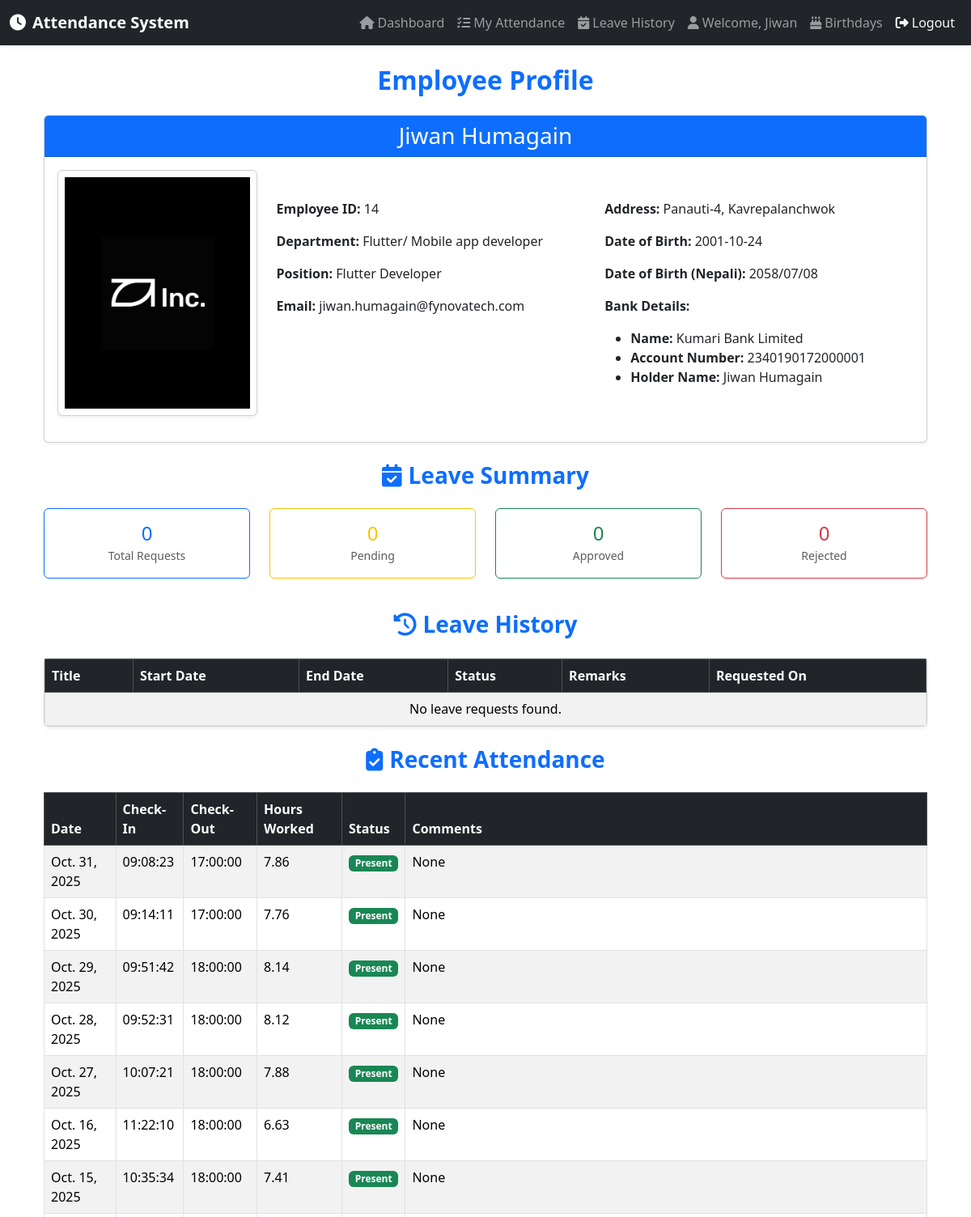
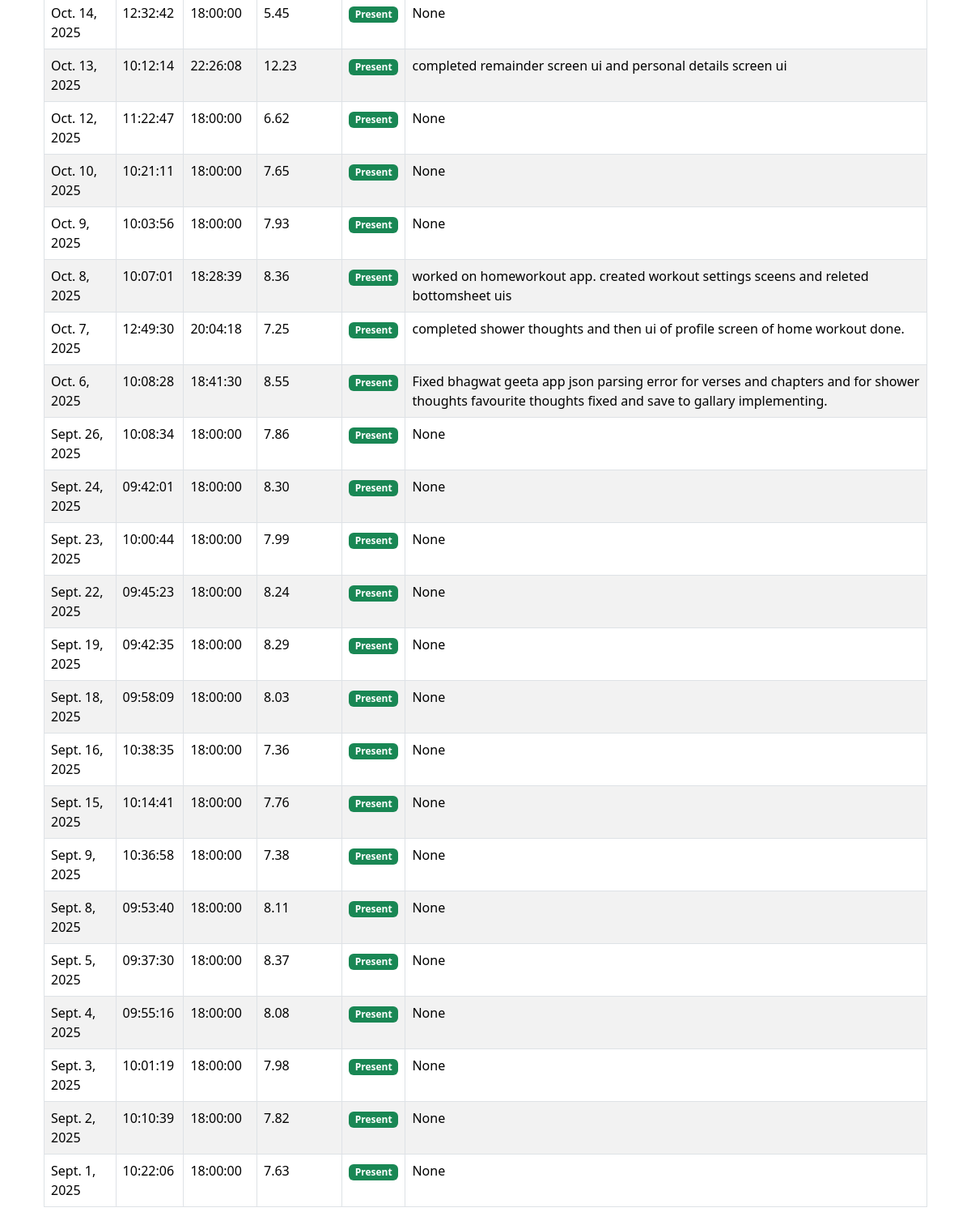
Screenshot of /profile/ (signed in) with the database file from the repository (2 pictures, top to bottom).
### attendance/models.py (models this page shows, shortened)
class Employee(models.Model):
    user = models.OneToOneField(User, on_delete=models.CASCADE)
    employee_id = models.CharField(max_length=10, unique=True)
    first_name = models.CharField(max_length=50)
    last_name = models.CharField(max_length=50)
    department = models.ForeignKey(Department, on_delete=models.SET_NULL, null=True)
    email = models.EmailField(unique=True)
    address = models.TextField(blank=True, null=True)
    position = models.CharField(max_length=100, blank=True, null=True)
    dob = models.DateField(blank=True, null=True)
    dob_nepali = models.CharField(max_length=10, blank=True, null=True)  # Format: YYYY/MM/DD in BS
    bank_account_number = models.CharField(max_length=50, blank=True, null=True)
    bank_name = models.CharField(max_length=100, blank=True, null=True)
    bank_account_holder_name = models.CharField(max_length=100, blank=True, null=True)
    photo = models.ImageField(upload_to='employee_photos/', blank=True, null=True)
    monthly_salary = models.DecimalField(
        max_digits=10, decimal_places=2, default=0.00,
        help_text="Monthly base salary in NPR")

class Department(models.Model):
    name = models.CharField(max_length=100)
    def __str__(self):
        return self.name

class Attendance(models.Model):
    employee = models.ForeignKey('Employee', on_delete=models.CASCADE)
    check_in = models.DateTimeField(null=True, blank=True)
    check_out = models.DateTimeField(null=True, blank=True)
    hours_worked = models.FloatField(null=True, blank=True)
    date = models.DateField(default=timezone.now)
    comments = models.TextField(blank=True, null=True)
    todo_tasks = models.TextField(blank=True, null=True, help_text="Tasks to do for the day (check-in)")
    completed_tasks = models.TextField(blank=True, null=True, help_text="Tasks completed (check-out)")
    status = models.CharField(max_length=10, default='Present', choices=[
        ('Present', 'Present'),
        ('Absent', 'Absent')
    ])

### attendance/views.py (the view)
# urls.py: path('profile/', views.employee_profile, name='employee_profile'),
@login_required
def employee_profile(request):
    try:
        employee = request.user.employee
    except Employee.DoesNotExist:
        messages.error(request, "You are not registered as an employee.")
        return redirect('login')
    attendance_records = Attendance.objects.filter(employee=employee).order_by('-date')[:30]
    leave_requests = LeaveRequest.objects.filter(employee=employee).order_by('-created_at')[:10]
    leave_stats = {
        'total': LeaveRequest.objects.filter(employee=employee).count(),
        'pending': LeaveRequest.objects.filter(employee=employee, status='Pending').count(),
        'approved': LeaveRequest.objects.filter(employee=employee, status='Approved').count(),
        'rejected': LeaveRequest.objects.filter(employee=employee, status='Rejected').count(),
    }
    return render(request, 'attendance/employee/employee_profile.html', {
        'employee': employee,
        'attendance_records': attendance_records,
        'leave_requests': leave_requests,
        'leave_stats': leave_stats,
    })

### attendance/templates/attendance/employee/employee_profile.html (shortened to what this page needs)
{% extends 'attendance/base.html' %}
{%load static%}
{% block content %}
<div class="container">
    <h2 class="mb-4 fw-bold text-center text-primary">Employee Profile</h2>
    <div class="card shadow-sm mb-4 profile-card">
        <div class="card-header bg-primary text-white text-center">
            <h3 class="mb-0">{{ employee.first_name }} {{ employee.last_name }}</h3>
        </div>
        <div class="card-body">
            <div class="row align-items-center">
                <div class="col-md-3 text-center mb-3">
                    <div class="card shadow-sm p-2">
                        <img src="{% if employee.photo %}{{ employee.photo.url }}{% else %}{% static 'attendance/img/default_image.jpg' %}{% endif %}" alt="Profile Picture" class="profile-img">
                    </div>
                </div>
                <div class="col-md-9">
                    <div class="row">
                        <div class="col-md-6">
                            <p><strong>Employee ID:</strong> {{ employee.employee_id }}</p>
                            <p><strong>Department:</strong> {{ employee.department|default:"Not assigned" }}</p>
                            <p><strong>Position:</strong> {{ employee.position|default:"Not provided" }}</p>
                            <p><strong>Email:</strong> {{ employee.email }}</p>
                        </div>
                        <div class="col-md-6">
                            <p><strong>Address:</strong> {{ employee.address|default:"Not provided" }}</p>
                            <p><strong>Date of Birth:</strong> {{ employee.dob|date:"Y-m-d"|default:"Not provided" }}</p>
                            <p><strong>Date of Birth (Nepali):</strong> {{ employee.dob_nepali|default:"Not provided" }}</p>
                            <p><strong>Bank Details:</strong></p>
                            <ul>
                                <li><strong>Name:</strong> {{ employee.bank_name|default:"Not provided" }}</li>
                                <li><strong>Account Number:</strong> {{ employee.bank_account_number|default:"Not provided" }}</li>
                                <li><strong>Holder Name:</strong> {{ employee.bank_account_holder_name|default:"Not provided" }}</li>
                            </ul>
                        </div>
                    </div>
                </div>
            </div>
        </div>
    </div>
    <h3 class="mb-4 fw-bold text-primary text-center"><i class="fas fa-calendar-check me-2"></i>Leave Summary</h3>
    <div class="row mb-4">
        <div class="col-md-3 col-sm-6 mb-3">
            <div class="card text-center border-primary">
                <div class="card-body">
                    <h4 class="text-primary mb-0">{{ leave_stats.total }}</h4>
                    <small class="text-muted">Total Requests</small>
                </div>
            </div>
        </div>
        <div class="col-md-3 col-sm-6 mb-3">
            <div class="card text-center border-warning">
                <div class="card-body">
                    <h4 class="text-warning mb-0">{{ leave_stats.pending }}</h4>
                    <small class="text-muted">Pending</small>
                </div>
            </div>
        </div>
        <div class="col-md-3 col-sm-6 mb-3">
            <div class="card text-center border-success">
                <div class="card-body">
                    <h4 class="text-success mb-0">{{ leave_stats.approved }}</h4>
                    <small class="text-muted">Approved</small>
                </div>
            </div>
        </div>
        <div class="col-md-3 col-sm-6 mb-3">
            <div class="card text-center border-danger">
                <div class="card-body">
                    <h4 class="text-danger mb-0">{{ leave_stats.rejected }}</h4>
                    <small class="text-muted">Rejected</small>
                </div>
            </div>
        </div>
    </div>
    <h3 class="mb-4 fw-bold text-primary text-center"><i class="fas fa-history me-2"></i>Leave History</h3>
    <div class="card shadow-sm mb-4">
        <div class="card-body p-0">
            <div class="table-responsive">
                <table class="table table-striped table-bordered table-hover mb-0">
                    <thead class="table-dark">
                        <tr>
                            <th>Title</th>
                            <th>Start Date</th>
                            <th>End Date</th>
                            <th>Status</th>
                            <th>Remarks</th>
                            <th>Requested On</th>
                        </tr>
                    </thead>
                    <tbody>
                        {% for leave in leave_requests %}
                        <tr>
                            <td><strong>{{ leave.title }}</strong></td>
                            <td>{{ leave.start_date }}</td>
                            <td>{{ leave.end_date }}</td>
                            <td>
                                {% if leave.status == 'Approved' %}
                                    <span class="badge bg-success"><i class="fas fa-check-circle me-1"></i>{{ leave.status }}</span>
                                {% elif leave.status == 'Rejected' %}
                                    <span class="badge bg-danger"><i class="fas fa-times-circle me-1"></i>{{ leave.status }}</span>
                                {% else %}
                                    <span class="badge bg-warning text-dark"><i class="fas fa-clock me-1"></i>{{ leave.status }}</span>
                                {% endif %}
                            </td>
                            <td>{{ leave.remarks|default:"-" }}</td>
                            <td>{{ leave.created_at|date:"Y-m-d H:i" }}</td>
                        </tr>
                        {% empty %}
                        <tr><td colspan="6" class="text-center">No leave requests found.</td></tr>
                        {% endfor %}
                    </tbody>
                </table>
            </div>
        </div>
    </div>
    <h3 class="mb-4 fw-bold text-primary text-center"><i class="fas fa-clipboard-check me-2"></i>Recent Attendance</h3>
    <div class="table-responsive">
        <table class="table table-striped table-bordered table-hover">
            <thead class="table-dark">
                <tr>
                    <th>Date</th>
                    <th>Check-In</th>
                    <th>Check-Out</th>
                    <th>Hours Worked</th>
                    <th>Status</th>
                    <th>Comments</th>
                </tr>
            </thead>
            <tbody>
                {% for record in attendance_records %}
                    <tr>
                        <td>{{ record.date }}</td>
                        <td>{{ record.check_in|time:"H:i:s"|default:"-" }}</td>
                        <td>{{ record.check_out|time:"H:i:s"|default:"-" }}</td>
                        <td>{{ record.hours_worked|floatformat:2|default:"-" }}</td>
                        <td>
                            {% if record.status == 'Present' %}
                                <span class="badge bg-success">{{ record.status }}</span>
                            {% else %}
                                <span class="badge bg-danger">{{ record.status }}</span>
                            {% endif %}
                        </td>
                        <td>{{ record.comments|default:"None" }}</td>
                    </tr>
                {% empty %}
                    <tr><td colspan="6" class="text-center">No attendance records found.</td></tr>
                {% endfor %}
            </tbody>
        </table>
    </div>
</div>
{% endblock %}

### attendance/templates/attendance/base.html (shortened to what this page needs)
<!DOCTYPE html>
<html lang="en">
<head>
    {% load static %}
    <link href="https://cdn.jsdelivr.net/npm/bootstrap@5.3.2/dist/css/bootstrap.min.css" rel="stylesheet">
    <link rel="stylesheet" href="https://cdnjs.cloudflare.com/ajax/libs/font-awesome/6.4.0/css/all.min.css">
</head>
<body>
    <nav class="navbar navbar-expand-lg navbar-dark bg-dark shadow-sm">
        <div class="container-fluid">
            <a class="navbar-brand fw-bold" href="{% url 'dashboard' %}">
                <i class="fas fa-clock me-2"></i>Attendance System
            </a>
            <div class="collapse navbar-collapse" id="navbarNav">
                <ul class="navbar-nav ms-auto">
                    {% if user.is_authenticated %}
                        {% if not user.is_superuser %}
                        <li class="nav-item">
                            <a class="nav-link" href="{% url 'dashboard' %}">
                                <i class="fas fa-home me-1"></i>Dashboard
                            </a>
                        </li>
                        <li class="nav-item">
                            <a class="nav-link" href="{% url 'employee_attendance' %}">
                                <i class="fas fa-list-check me-1"></i>My Attendance
                            </a>
                        </li>
                        <li class="nav-item">
                            <a class="nav-link" href="{% url 'leave_history' %}">
                                <i class="fas fa-calendar-check me-1"></i>Leave History
                            </a>
                        </li>
                        <li class="nav-item">
                            <a class="nav-link" href="{% url 'employee_profile' %}">
                                <i class="fas fa-user me-1"></i>Welcome, {{ user.employee.first_name }}
                            </a>
                        </li>
                        {% endif %}
                        <li class="nav-item">
                            <a class="nav-link" href="{% url 'birthday_calendar' %}">
                                <i class="fas fa-birthday-cake me-1"></i>Birthdays
                            </a>
                        </li>
                        <li class="nav-item">
                            <form action="{% url 'logout' %}" method="post" class="d-inline">
                                <button type="submit" class="nav-link btn btn-link text-light">
                                    <i class="fas fa-sign-out-alt me-1"></i>Logout
                                </button>
                            </form>
                        </li>
                    {% else %}
                        <li class="nav-item">
                            <a class="nav-link" href="{% url 'login' %}">
                                <i class="fas fa-sign-in-alt me-1"></i>Login
                            </a>
                        </li>
                    {% endif %}
                </ul>
            </div>
        </div>
    </nav>
    <div class="container mt-4 mb-5">
        {% block content %}
        {% endblock %}
    </div>
</body>
</html>

### attendance/templates/attendance/base.html (style rules this page uses)
.navbar-brand, .nav-link { transition: color 0.3s ease; }
body { min-height: 100vh; display: flex; flex-direction: column; }
.container { flex: 1; }
.navbar { box-shadow: 0 2px 4px rgba(0,0,0,.1); }

### rows the page displays
Employee: first_name "Jiwan", last_name "Humagain", employee_id "14", department "Flutter/ Mobile app developer", position "Flutter Developer", email "jiwan.humagain@fynovatech.com", address "Panauti-4, Kavrepalanchwok", dob "2001-10-24", dob_nepali "2058/07/08", bank_name "Kumari Bank Limited", bank_account_number "2340190172000001", bank_account_holder_name "Jiwan Humagain"
Attendance: date "Oct. 31, 2025", check_in "09:08:23", check_out "17:00:00", hours_worked "7.86", status "Present", comments "None"
Attendance: date "Oct. 30, 2025", check_in "09:14:11", check_out "17:00:00", hours_worked "7.76", status "Present", comments "None"
Attendance: date "Oct. 29, 2025", check_in "09:51:42", check_out "18:00:00", hours_worked "8.14", status "Present", comments "None"
Attendance: date "Oct. 28, 2025", check_in "09:52:31", check_out "18:00:00", hours_worked "8.12", status "Present", comments "None"
Attendance: date "Oct. 27, 2025", check_in "10:07:21", check_out "18:00:00", hours_worked "7.88", status "Present", comments "None"
Attendance: date "Oct. 16, 2025", check_in "11:22:10", check_out "18:00:00", hours_worked "6.63", status "Present", comments "None"
Attendance: date "Oct. 15, 2025", check_in "10:35:34", check_out "18:00:00", hours_worked "7.41", status "Present", comments "None"
Attendance: date "Oct. 14, 2025", check_in "12:32:42", check_out "18:00:00", hours_worked "5.45", status "Present", comments "None"
Attendance: date "Oct. 13, 2025", check_in "10:12:14", check_out "22:26:08", hours_worked "12.23", status "Present", comments "completed remainder screen ui and personal details screen ui"
Attendance: date "Oct. 12, 2025", check_in "11:22:47", check_out "18:00:00", hours_worked "6.62", status "Present", comments "None"
Attendance: date "Oct. 10, 2025", check_in "10:21:11", check_out "18:00:00", hours_worked "7.65", status "Present", comments "None"
Attendance: date "Oct. 9, 2025", check_in "10:03:56", check_out "18:00:00", hours_worked "7.93", status "Present", comments "None"
Attendance: date "Oct. 8, 2025", check_in "10:07:01", check_out "18:28:39", hours_worked "8.36", status "Present", comments "worked on homeworkout app. created workout settings sceens and releted bottomsheet uis"
Attendance: date "Oct. 7, 2025", check_in "12:49:30", check_out "20:04:18", hours_worked "7.25", status "Present", comments "completed shower thoughts and then ui of profile screen of home workout done."
Attendance: date "Oct. 6, 2025", check_in "10:08:28", check_out "18:41:30", hours_worked "8.55", status "Present", comments "Fixed bhagwat geeta app json parsing error for verses and chapters and for shower thoughts favourite thoughts fixed and save to gallary implementing."
Attendance: date "Sept. 26, 2025", check_in "10:08:34", check_out "18:00:00", hours_worked "7.86", status "Present", comments "None"
Attendance: date "Sept. 24, 2025", check_in "09:42:01", check_out "18:00:00", hours_worked "8.30", status "Present", comments "None"
Attendance: date "Sept. 23, 2025", check_in "10:00:44", check_out "18:00:00", hours_worked "7.99", status "Present", comments "None"
Attendance: date "Sept. 22, 2025", check_in "09:45:23", check_out "18:00:00", hours_worked "8.24", status "Present", comments "None"
Attendance: date "Sept. 19, 2025", check_in "09:42:35", check_out "18:00:00", hours_worked "8.29", status "Present", comments "None"
Attendance: date "Sept. 18, 2025", check_in "09:58:09", check_out "18:00:00", hours_worked "8.03", status "Present", comments "None"
Attendance: date "Sept. 16, 2025", check_in "10:38:35", check_out "18:00:00", hours_worked "7.36", status "Present", comments "None"
Attendance: date "Sept. 15, 2025", check_in "10:14:41", check_out "18:00:00", hours_worked "7.76", status "Present", comments "None"
Attendance: date "Sept. 9, 2025", check_in "10:36:58", check_out "18:00:00", hours_worked "7.38", status "Present", comments "None"
Attendance: date "Sept. 8, 2025", check_in "09:53:40", check_out "18:00:00", hours_worked "8.11", status "Present", comments "None"
Attendance: date "Sept. 5, 2025", check_in "09:37:30", check_out "18:00:00", hours_worked "8.37", status "Present", comments "None"
Attendance: date "Sept. 4, 2025", check_in "09:55:16", check_out "18:00:00", hours_worked "8.08", status "Present", comments "None"
Attendance: date "Sept. 3, 2025", check_in "10:01:19", check_out "18:00:00", hours_worked "7.98", status "Present", comments "None"
Attendance: date "Sept. 2, 2025", check_in "10:10:39", check_out "18:00:00", hours_worked "7.82", status "Present", comments "None"
Attendance: date "Sept. 1, 2025", check_in "10:22:06", check_out "18:00:00", hours_worked "7.63", status "Present", comments "None"

### other values shown
{{ user.employee.first_name }} "Jiwan"
{{ leave_stats.total }} "0"
{{ leave_stats.pending }} "0"
{{ leave_stats.approved }} "0"
{{ leave_stats.rejected }} "0"
